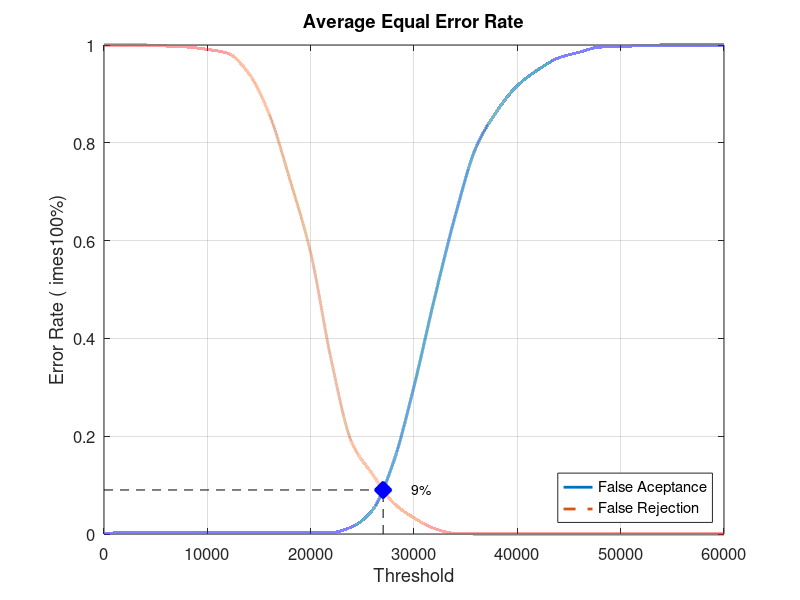
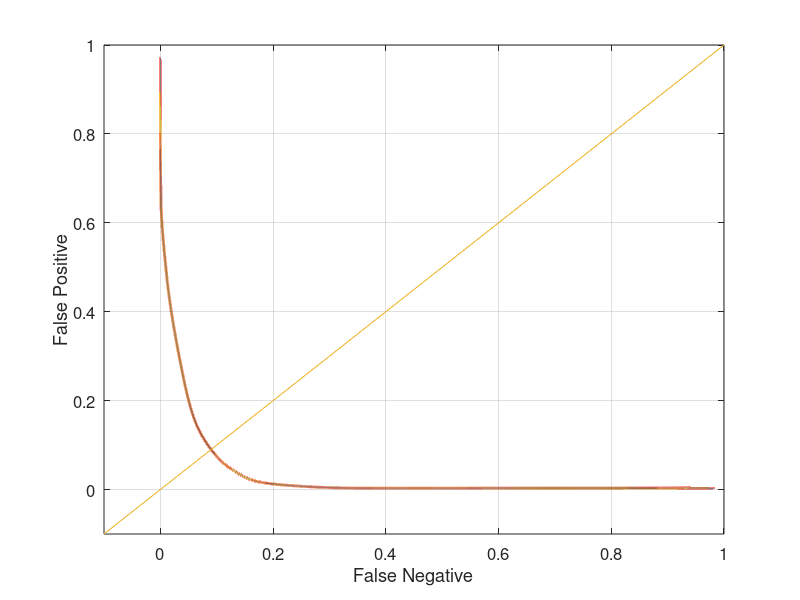

MATLAB code for these plots, in order:
close all;
clear;
clc;
x = 0:2000:60000;
xq = 0:0.5:60000;

y0 = [0 0.0031579 0.0031579 0.0031579 0.0031579 0.0031579 0.0031579 0.0031579 0.0031579 0.0031579 0.0031579 0.0031579 0.0147368 0.0494737 0.146316 0.302105 0.483158 0.651579 0.790526 0.86421 0.916842 0.949474 0.973684 0.985263 0.99579 0.996842 0.998947 1 1 1 1]
yy0 = interp1(x, y0, xq, 'pchip');
y1 = [1 1 1 0.998 0.996 0.991 0.983 0.942 0.858 0.724 0.575 0.355 0.186 0.122 0.064 0.033 0.011 0.001 0 0 0 0 0 0 0 0 0 0 0 0 0]
yy1 = interp1(x, y1, xq, 'pchip');

% Calculating EER: 
y2 = abs(y0 - y1);
find(y2 == min(y2))
yy2 = abs(yy0 - yy1);
xEER = find(yy2 == min(yy2));
xEERIndex = xq(xEER) % X-axis EER
yEER = yy0(xEER) % Y-axis EER

main = figure
plot(xq, yy0,'-','LineWidth', 2);	hold on
plot(xq, yy1,'--','LineWidth', 2);	hold on
plot([xEERIndex xEERIndex], [0 yEER], 'k--');	hold on
plot([0 xEERIndex], [yEER yEER], 'k--');	hold on
plot(xEERIndex, yEER, 'bx', 'LineWidth', 10);	hold on
text(xEERIndex + 10 * xEERIndex / 100, yEER, [num2str(round((10000 * yEER)) / 100) '%'])
legend('False Aceptance', 'False Rejection', 'Location', 'SouthEast')
xlabel('Threshold')
ylabel('Error Rate (	imes100%)')
title('Average Equal Error Rate')
set(gca, 'FontSize', 12)
axis([0 60000 0 1])
grid on

print(main, 'Database1AverageMain', '-dpng');
FNRxFPR = figure('Color', [1 1 1]);
plot(yy1, yy0, '-', yy1, yy0, 'LineWidth', 2);
hold on
y = -0.1:0.1:1
plot(y, y); 
set(gca, 'FontSize', 12)
xlabel('False Negative')
ylabel('False Positive')
axis([-0.1 1 -0.1 1])
set(gca, 'FontSize', 12)
grid on

print(FNRxFPR, 'Database1AverageFNRxFPR','-dpng');
